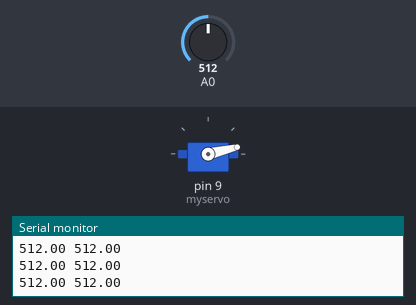
A sketch run on a simulated Arduino Uno, built with avr-gcc and run on an emulated ATmega328P. Parts: servo, the last lines printed to the serial monitor. Inputs (shaded band) come from the test bench; at power-on: A0 = 512.

Above: at 0.15 s.
At 1.2 s:
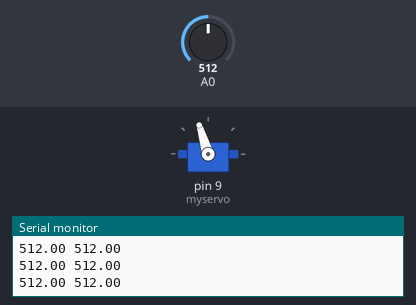
1.3 s: A0 set to 716
At 1.65 s:
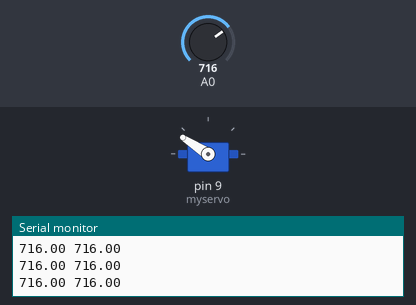
Timing chart, 0 to 9.5 s (numbered marks = the images above; inputs shaded):
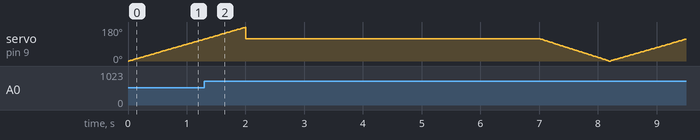

The sketch:

LightScanner.ino
```cpp
// Light Scanner

#include <Servo.h>
Servo myservo;  // create servo object to control a servo
void setup() {
  // put your setup code here, to run once:
  Serial.begin(115200);
  analogReference(INTERNAL);
  myservo.attach(9);  // attaches the servo on pin 9 to the servo object
}

void loop()
{
  float brightestVal = 0;
  int brightestPos = 0;

  for (int i = 0; i < 180 ; i = i + 1)
  {
    // put your main code here, to run repeatedly:
    float valOfLightSensor = analogRead(A0);

    if (brightestVal < valOfLightSensor)
    {
      brightestVal = valOfLightSensor;
      brightestPos = i;
    }

    Serial.print(brightestVal);
    Serial.print(" ");
    Serial.println(valOfLightSensor);

    myservo.write(i);
    delay(10);
  }

  myservo.write(brightestPos);

  delay(5000);

  for (int i = brightestPos; i >= 0 ; i = i - 1)
  {
    myservo.write(i);
    delay(10);
  }
}
```
